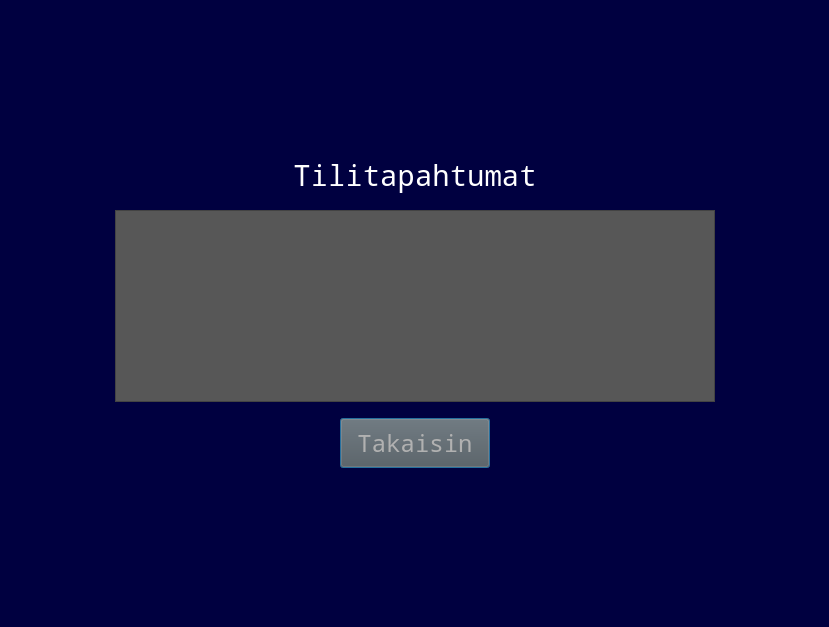
<?xml version="1.0" encoding="UTF-8"?>
<ui version="4.0">
 <class>Tilitapahtumat</class>
 <widget class="QDialog" name="Tilitapahtumat">
  <property name="geometry">
   <rect>
    <x>0</x>
    <y>0</y>
    <width>829</width>
    <height>627</height>
   </rect>
  </property>
  <property name="maximumSize">
   <size>
    <width>16777215</width>
    <height>16777215</height>
   </size>
  </property>
  <property name="windowTitle">
   <string>Dialog</string>
  </property>
  <property name="styleSheet">
   <string notr="true">background-color: rgb(0, 0, 64);</string>
  </property>
  <layout class="QGridLayout" name="gridLayout">
   <item row="1" column="2">
    <spacer name="horizontalSpacer_2">
     <property name="orientation">
      <enum>Qt::Horizontal</enum>
     </property>
     <property name="sizeHint" stdset="0">
      <size>
       <width>40</width>
       <height>20</height>
      </size>
     </property>
    </spacer>
   </item>
   <item row="1" column="0">
    <spacer name="horizontalSpacer">
     <property name="orientation">
      <enum>Qt::Horizontal</enum>
     </property>
     <property name="sizeHint" stdset="0">
      <size>
       <width>40</width>
       <height>20</height>
      </size>
     </property>
    </spacer>
   </item>
   <item row="0" column="1">
    <spacer name="verticalSpacer">
     <property name="orientation">
      <enum>Qt::Vertical</enum>
     </property>
     <property name="sizeHint" stdset="0">
      <size>
       <width>20</width>
       <height>40</height>
      </size>
     </property>
    </spacer>
   </item>
   <item row="1" column="1">
    <layout class="QVBoxLayout" name="verticalLayout">
     <item>
      <widget class="QLabel" name="label">
       <property name="font">
        <font>
         <family>Noto Mono</family>
         <pointsize>22</pointsize>
        </font>
       </property>
       <property name="styleSheet">
        <string notr="true">color: rgb(255, 255, 255);</string>
       </property>
       <property name="text">
        <string>Tilitapahtumat</string>
       </property>
       <property name="alignment">
        <set>Qt::AlignCenter</set>
       </property>
      </widget>
     </item>
     <item>
      <spacer name="verticalSpacer_3">
       <property name="orientation">
        <enum>Qt::Vertical</enum>
       </property>
       <property name="sizeHint" stdset="0">
        <size>
         <width>20</width>
         <height>10</height>
        </size>
       </property>
      </spacer>
     </item>
     <item>
      <widget class="QTableWidget" name="table_Tilitapahtumat">
       <property name="minimumSize">
        <size>
         <width>600</width>
         <height>0</height>
        </size>
       </property>
       <property name="font">
        <font>
         <family>Noto Mono</family>
         <pointsize>13</pointsize>
        </font>
       </property>
       <property name="styleSheet">
        <string notr="true">QHeaderView::section {   
    color: rgb(177, 177, 177);
    background-color:  rgb(107, 107, 107);
    border-width: 0px 0px 2px 0px;
    border-color: black;
}
QTableWidget{
  background-color: rgb(87, 87, 87);
  color: rgb(177, 177, 177);
}</string>
       </property>
       <property name="sortingEnabled">
        <bool>false</bool>
       </property>
       <attribute name="verticalHeaderVisible">
        <bool>false</bool>
       </attribute>
      </widget>
     </item>
     <item>
      <spacer name="verticalSpacer_4">
       <property name="orientation">
        <enum>Qt::Vertical</enum>
       </property>
       <property name="sizeHint" stdset="0">
        <size>
         <width>20</width>
         <height>10</height>
        </size>
       </property>
      </spacer>
     </item>
     <item alignment="Qt::AlignHCenter">
      <widget class="QPushButton" name="btn_takaisin">
       <property name="sizePolicy">
        <sizepolicy hsizetype="Fixed" vsizetype="Fixed">
         <horstretch>0</horstretch>
         <verstretch>0</verstretch>
        </sizepolicy>
       </property>
       <property name="minimumSize">
        <size>
         <width>150</width>
         <height>50</height>
        </size>
       </property>
       <property name="maximumSize">
        <size>
         <width>150</width>
         <height>50</height>
        </size>
       </property>
       <property name="font">
        <font>
         <family>Noto Mono</family>
         <pointsize>18</pointsize>
        </font>
       </property>
       <property name="styleSheet">
        <string notr="true">background-color: rgb(87, 87, 87);
color: rgb(177, 177, 177);</string>
       </property>
       <property name="text">
        <string>Takaisin</string>
       </property>
      </widget>
     </item>
    </layout>
   </item>
   <item row="2" column="1">
    <spacer name="verticalSpacer_2">
     <property name="orientation">
      <enum>Qt::Vertical</enum>
     </property>
     <property name="sizeHint" stdset="0">
      <size>
       <width>20</width>
       <height>40</height>
      </size>
     </property>
    </spacer>
   </item>
  </layout>
 </widget>
 <resources/>
 <connections/>
</ui>
